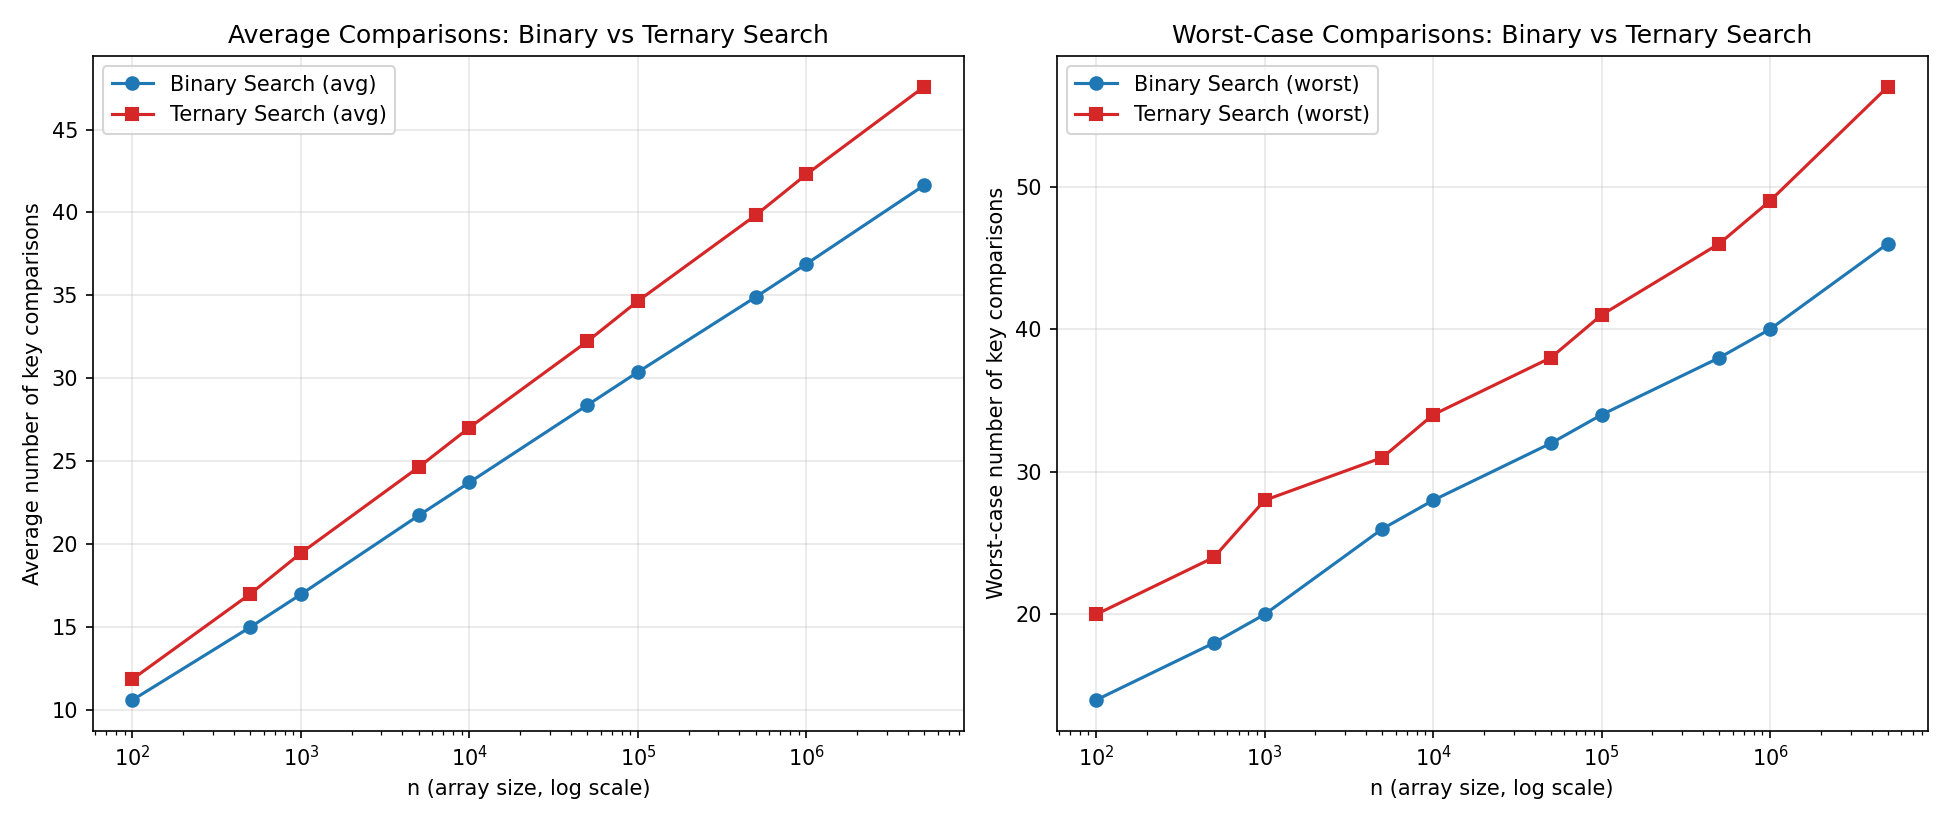

Write the Python code that produced this figure.
"""
Lab 03 - Question 1: Binary vs Ternary Search
Plots average and worst-case comparisons vs n for both algorithms.
"""
import pandas as pd
import matplotlib.pyplot as plt

df = pd.read_csv("benchmark.csv")

fig, axes = plt.subplots(1, 2, figsize=(13, 5.5))

# --- Average comparisons ---
ax = axes[0]
ax.plot(df["n"], df["avg_binary"], marker='o', label="Binary Search (avg)", color="#1f77b4")
ax.plot(df["n"], df["avg_ternary"], marker='s', label="Ternary Search (avg)", color="#d62728")
ax.set_xscale("log")
ax.set_xlabel("n (array size, log scale)")
ax.set_ylabel("Average number of key comparisons")
ax.set_title("Average Comparisons: Binary vs Ternary Search")
ax.legend()
ax.grid(True, alpha=0.3)

# --- Worst-case comparisons ---
ax = axes[1]
ax.plot(df["n"], df["worst_binary"], marker='o', label="Binary Search (worst)", color="#1f77b4")
ax.plot(df["n"], df["worst_ternary"], marker='s', label="Ternary Search (worst)", color="#d62728")
ax.set_xscale("log")
ax.set_xlabel("n (array size, log scale)")
ax.set_ylabel("Worst-case number of key comparisons")
ax.set_title("Worst-Case Comparisons: Binary vs Ternary Search")
ax.legend()
ax.grid(True, alpha=0.3)

plt.tight_layout()
plt.savefig("plot.png", dpi=150)
print("Saved plot.png")
